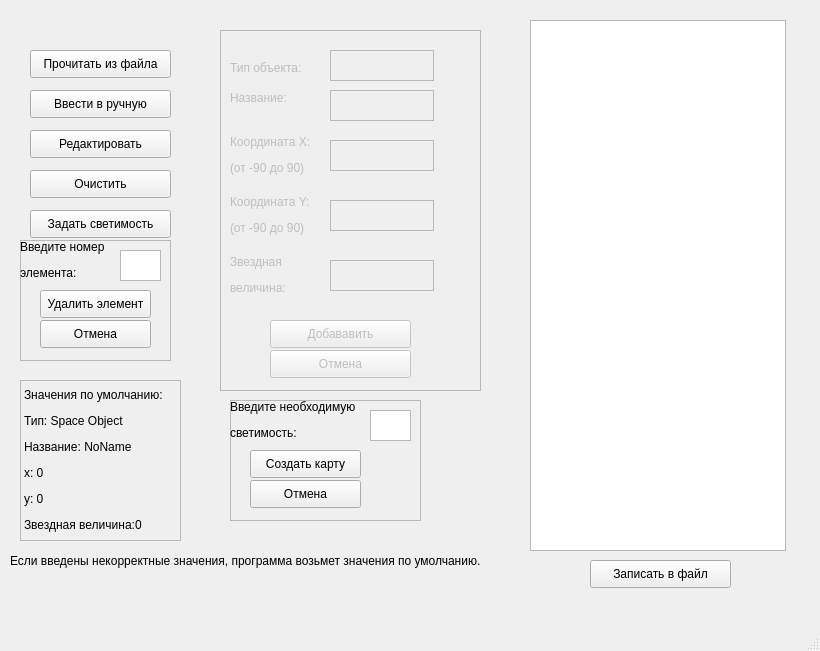
<?xml version="1.0" encoding="UTF-8"?>
<ui version="4.0">
 <class>MainWindow</class>
 <widget class="QMainWindow" name="MainWindow">
  <property name="geometry">
   <rect>
    <x>0</x>
    <y>0</y>
    <width>820</width>
    <height>651</height>
   </rect>
  </property>
  <property name="windowTitle">
   <string>MainWindow</string>
  </property>
  <widget class="QWidget" name="centralwidget">
   <widget class="QLabel" name="label_10">
    <property name="geometry">
     <rect>
      <x>20</x>
      <y>380</y>
      <width>161</width>
      <height>161</height>
     </rect>
    </property>
    <property name="frameShape">
     <enum>QFrame::StyledPanel</enum>
    </property>
    <property name="text">
     <string>&lt;html&gt;&lt;head/&gt;&lt;body&gt;&lt;p&gt;Значения по умолчанию:&lt;/p&gt;&lt;p&gt;Тип: Space Object&lt;/p&gt;&lt;p&gt;Название: NoName&lt;/p&gt;&lt;p&gt;x: 0&lt;/p&gt;&lt;p&gt;y: 0&lt;/p&gt;&lt;p&gt;Звездная величина:0&lt;/p&gt;&lt;/body&gt;&lt;/html&gt;</string>
    </property>
    <property name="textFormat">
     <enum>Qt::RichText</enum>
    </property>
   </widget>
   <widget class="QListWidget" name="listWidget">
    <property name="enabled">
     <bool>true</bool>
    </property>
    <property name="geometry">
     <rect>
      <x>530</x>
      <y>20</y>
      <width>256</width>
      <height>531</height>
     </rect>
    </property>
   </widget>
   <widget class="QPushButton" name="fileread">
    <property name="geometry">
     <rect>
      <x>30</x>
      <y>50</y>
      <width>141</width>
      <height>28</height>
     </rect>
    </property>
    <property name="text">
     <string>Прочитать из файла</string>
    </property>
   </widget>
   <widget class="QPushButton" name="handinput">
    <property name="geometry">
     <rect>
      <x>30</x>
      <y>90</y>
      <width>141</width>
      <height>28</height>
     </rect>
    </property>
    <property name="text">
     <string>Ввести в ручную</string>
    </property>
   </widget>
   <widget class="QPushButton" name="redact">
    <property name="geometry">
     <rect>
      <x>30</x>
      <y>130</y>
      <width>141</width>
      <height>28</height>
     </rect>
    </property>
    <property name="text">
     <string>Редактировать</string>
    </property>
   </widget>
   <widget class="QPushButton" name="clear">
    <property name="geometry">
     <rect>
      <x>30</x>
      <y>170</y>
      <width>141</width>
      <height>28</height>
     </rect>
    </property>
    <property name="text">
     <string>Очистить</string>
    </property>
   </widget>
   <widget class="QFrame" name="frame">
    <property name="enabled">
     <bool>false</bool>
    </property>
    <property name="geometry">
     <rect>
      <x>220</x>
      <y>30</y>
      <width>261</width>
      <height>361</height>
     </rect>
    </property>
    <property name="frameShape">
     <enum>QFrame::StyledPanel</enum>
    </property>
    <property name="frameShadow">
     <enum>QFrame::Raised</enum>
    </property>
    <widget class="QLabel" name="label">
     <property name="geometry">
      <rect>
       <x>10</x>
       <y>60</y>
       <width>71</width>
       <height>16</height>
      </rect>
     </property>
     <property name="text">
      <string>&lt;html&gt;&lt;head/&gt;&lt;body&gt;&lt;p&gt;Название:&lt;/p&gt;&lt;/body&gt;&lt;/html&gt;</string>
     </property>
    </widget>
    <widget class="QLabel" name="label_2">
     <property name="geometry">
      <rect>
       <x>10</x>
       <y>100</y>
       <width>91</width>
       <height>51</height>
      </rect>
     </property>
     <property name="text">
      <string>&lt;html&gt;&lt;head/&gt;&lt;body&gt;&lt;p&gt;Координата X:&lt;/p&gt;&lt;p&gt;(от -90 до 90)&lt;/p&gt;&lt;/body&gt;&lt;/html&gt;</string>
     </property>
    </widget>
    <widget class="QLabel" name="label_3">
     <property name="geometry">
      <rect>
       <x>10</x>
       <y>160</y>
       <width>91</width>
       <height>51</height>
      </rect>
     </property>
     <property name="text">
      <string>&lt;html&gt;&lt;head/&gt;&lt;body&gt;&lt;p&gt;Координата Y:&lt;/p&gt;&lt;p&gt;(от -90 до 90)&lt;/p&gt;&lt;/body&gt;&lt;/html&gt;</string>
     </property>
    </widget>
    <widget class="QLabel" name="label_4">
     <property name="geometry">
      <rect>
       <x>10</x>
       <y>220</y>
       <width>91</width>
       <height>51</height>
      </rect>
     </property>
     <property name="text">
      <string>&lt;html&gt;&lt;head/&gt;&lt;body&gt;&lt;p&gt;Звездная &lt;/p&gt;&lt;p&gt;величина:&lt;/p&gt;&lt;/body&gt;&lt;/html&gt;</string>
     </property>
    </widget>
    <widget class="QTextEdit" name="name">
     <property name="geometry">
      <rect>
       <x>110</x>
       <y>60</y>
       <width>104</width>
       <height>31</height>
      </rect>
     </property>
    </widget>
    <widget class="QTextEdit" name="xpos">
     <property name="geometry">
      <rect>
       <x>110</x>
       <y>110</y>
       <width>104</width>
       <height>31</height>
      </rect>
     </property>
    </widget>
    <widget class="QTextEdit" name="ypos">
     <property name="geometry">
      <rect>
       <x>110</x>
       <y>170</y>
       <width>104</width>
       <height>31</height>
      </rect>
     </property>
    </widget>
    <widget class="QTextEdit" name="magnituda">
     <property name="geometry">
      <rect>
       <x>110</x>
       <y>230</y>
       <width>104</width>
       <height>31</height>
      </rect>
     </property>
    </widget>
    <widget class="QPushButton" name="add">
     <property name="geometry">
      <rect>
       <x>50</x>
       <y>290</y>
       <width>141</width>
       <height>28</height>
      </rect>
     </property>
     <property name="text">
      <string>Добававить</string>
     </property>
    </widget>
    <widget class="QPushButton" name="cancel">
     <property name="geometry">
      <rect>
       <x>50</x>
       <y>320</y>
       <width>141</width>
       <height>28</height>
      </rect>
     </property>
     <property name="text">
      <string>Отмена</string>
     </property>
    </widget>
    <widget class="QLabel" name="label_6">
     <property name="geometry">
      <rect>
       <x>10</x>
       <y>30</y>
       <width>81</width>
       <height>16</height>
      </rect>
     </property>
     <property name="text">
      <string>&lt;html&gt;&lt;head/&gt;&lt;body&gt;&lt;p&gt;Тип объекта:&lt;/p&gt;&lt;/body&gt;&lt;/html&gt;</string>
     </property>
    </widget>
    <widget class="QTextEdit" name="type">
     <property name="geometry">
      <rect>
       <x>110</x>
       <y>20</y>
       <width>104</width>
       <height>31</height>
      </rect>
     </property>
    </widget>
   </widget>
   <widget class="QPushButton" name="writefile">
    <property name="geometry">
     <rect>
      <x>590</x>
      <y>560</y>
      <width>141</width>
      <height>28</height>
     </rect>
    </property>
    <property name="text">
     <string>Записать в файл</string>
    </property>
   </widget>
   <widget class="QLabel" name="label_9">
    <property name="geometry">
     <rect>
      <x>10</x>
      <y>540</y>
      <width>521</width>
      <height>41</height>
     </rect>
    </property>
    <property name="text">
     <string>Если введены некорректные значения, программа возьмет значения по умолчанию.</string>
    </property>
   </widget>
   <widget class="QFrame" name="frame_2">
    <property name="enabled">
     <bool>true</bool>
    </property>
    <property name="geometry">
     <rect>
      <x>20</x>
      <y>240</y>
      <width>151</width>
      <height>121</height>
     </rect>
    </property>
    <property name="frameShape">
     <enum>QFrame::StyledPanel</enum>
    </property>
    <property name="frameShadow">
     <enum>QFrame::Raised</enum>
    </property>
    <widget class="QLabel" name="label_5">
     <property name="geometry">
      <rect>
       <x>0</x>
       <y>0</y>
       <width>91</width>
       <height>41</height>
      </rect>
     </property>
     <property name="text">
      <string>&lt;html&gt;&lt;head/&gt;&lt;body&gt;&lt;p&gt;Введите номер &lt;/p&gt;&lt;p&gt;элемента:&lt;/p&gt;&lt;/body&gt;&lt;/html&gt;</string>
     </property>
    </widget>
    <widget class="QTextEdit" name="numb">
     <property name="geometry">
      <rect>
       <x>100</x>
       <y>10</y>
       <width>41</width>
       <height>31</height>
      </rect>
     </property>
    </widget>
    <widget class="QPushButton" name="erase">
     <property name="geometry">
      <rect>
       <x>20</x>
       <y>50</y>
       <width>111</width>
       <height>28</height>
      </rect>
     </property>
     <property name="text">
      <string>Удалить элемент</string>
     </property>
    </widget>
    <widget class="QPushButton" name="cenc">
     <property name="geometry">
      <rect>
       <x>20</x>
       <y>80</y>
       <width>111</width>
       <height>28</height>
      </rect>
     </property>
     <property name="text">
      <string>Отмена</string>
     </property>
    </widget>
   </widget>
   <widget class="QFrame" name="frame_3">
    <property name="enabled">
     <bool>true</bool>
    </property>
    <property name="geometry">
     <rect>
      <x>230</x>
      <y>400</y>
      <width>191</width>
      <height>121</height>
     </rect>
    </property>
    <property name="frameShape">
     <enum>QFrame::StyledPanel</enum>
    </property>
    <property name="frameShadow">
     <enum>QFrame::Raised</enum>
    </property>
    <widget class="QLabel" name="label_7">
     <property name="geometry">
      <rect>
       <x>0</x>
       <y>0</y>
       <width>151</width>
       <height>41</height>
      </rect>
     </property>
     <property name="text">
      <string>&lt;html&gt;&lt;head/&gt;&lt;body&gt;&lt;p&gt;Введите необходимую&lt;/p&gt;&lt;p&gt; светимость:&lt;/p&gt;&lt;/body&gt;&lt;/html&gt;</string>
     </property>
    </widget>
    <widget class="QTextEdit" name="magnitudo">
     <property name="geometry">
      <rect>
       <x>140</x>
       <y>10</y>
       <width>41</width>
       <height>31</height>
      </rect>
     </property>
    </widget>
    <widget class="QPushButton" name="createnewmap">
     <property name="geometry">
      <rect>
       <x>20</x>
       <y>50</y>
       <width>111</width>
       <height>28</height>
      </rect>
     </property>
     <property name="text">
      <string>Создать карту</string>
     </property>
    </widget>
    <widget class="QPushButton" name="cenc_2">
     <property name="geometry">
      <rect>
       <x>20</x>
       <y>80</y>
       <width>111</width>
       <height>28</height>
      </rect>
     </property>
     <property name="text">
      <string>Отмена</string>
     </property>
    </widget>
   </widget>
   <widget class="QPushButton" name="MakeNewMap">
    <property name="geometry">
     <rect>
      <x>30</x>
      <y>210</y>
      <width>141</width>
      <height>28</height>
     </rect>
    </property>
    <property name="text">
     <string>Задать светимость</string>
    </property>
   </widget>
  </widget>
  <widget class="QMenuBar" name="menubar">
   <property name="geometry">
    <rect>
     <x>0</x>
     <y>0</y>
     <width>820</width>
     <height>26</height>
    </rect>
   </property>
  </widget>
  <widget class="QStatusBar" name="statusbar"/>
 </widget>
 <resources/>
 <connections/>
</ui>
